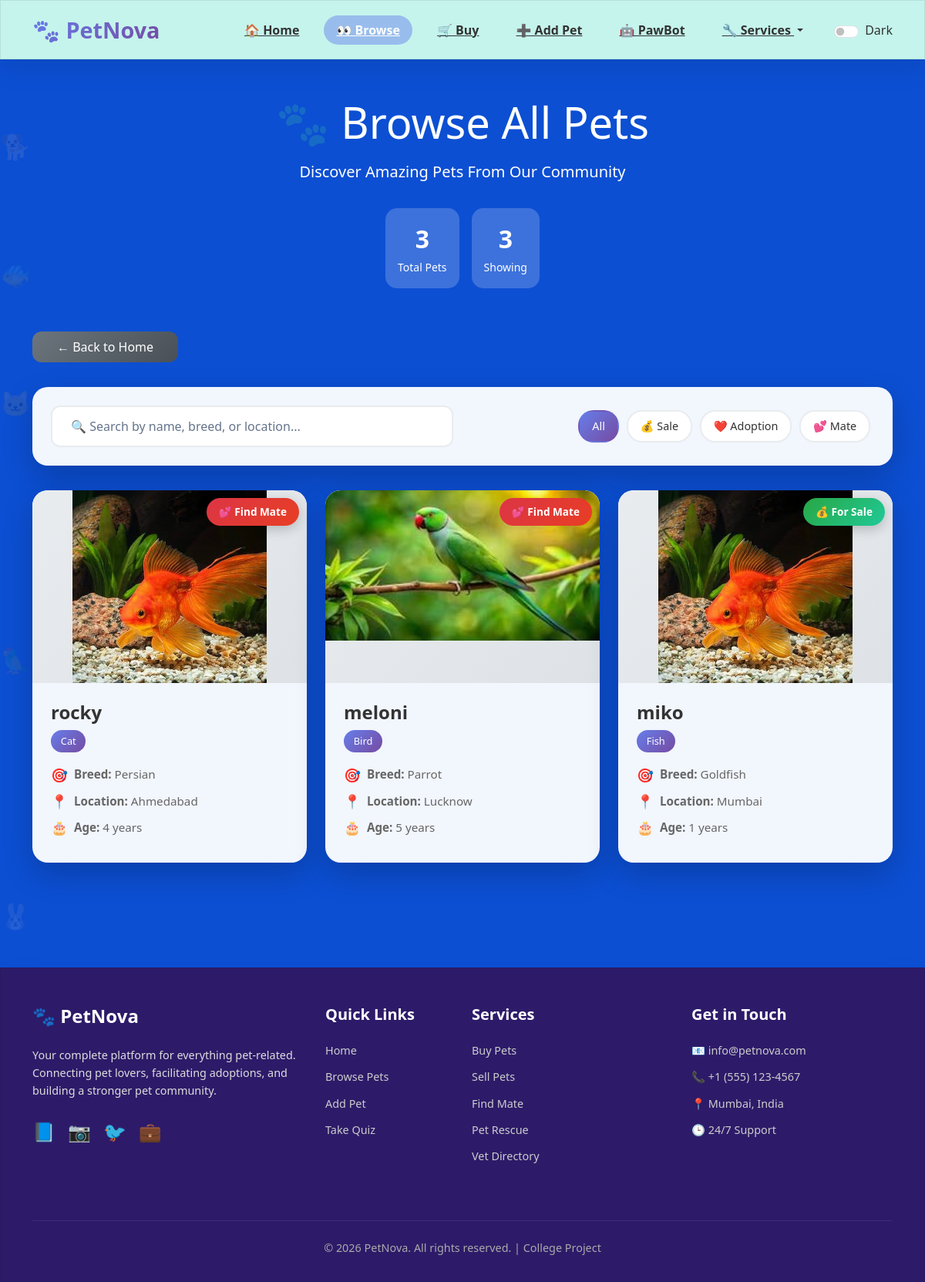
/pets, run on the app's committed database.
### tables this page shows
CREATE TABLE pets (
                id INTEGER PRIMARY KEY AUTOINCREMENT,
                name TEXT, breed TEXT, location TEXT,
                age INTEGER, purpose TEXT, photo TEXT, category TEXT
            , user_id INTEGER, gender TEXT);

### app.py (the view)
@app.route('/pets')
def list_pets():
    with sqlite3.connect("pets.db") as conn:
        pets = conn.execute("SELECT * FROM pets").fetchall()
    return render_template('pets.html', pets=pets)

### app.py (called while the page is built)
@app.context_processor
def inject_user():
    return dict(current_user=current_user)

### templates/pets.html (shortened to what this page needs)
<!DOCTYPE html>
<html>
<head>
    <link rel="stylesheet" href="https://cdn.jsdelivr.net/npm/bootstrap@5.3.0/dist/css/bootstrap.min.css">
    <link rel="stylesheet" href="/static/style.css">
</head>
<body>
    <nav class="navbar navbar-expand-lg navbar-custom">
        <div class="container">
            <a class="navbar-brand-custom" href="/">🐾 PetNova</a>
            <div class="collapse navbar-collapse" id="navbarNav">
                <ul class="navbar-nav ms-auto">
                    <li class="nav-item"><a class="nav-link-custom" href="/">🏠 Home</a></li>
                    <li class="nav-item"><a class="nav-link-custom" href="/pets">👀 Browse</a></li>
                    <li class="nav-item"><a class="nav-link-custom" href="/buy">🛒 Buy</a></li>
                    <li class="nav-item"><a class="nav-link-custom" href="/add">➕ Add Pet</a></li>
                    <li class="nav-item"><a class="nav-link-custom" href="/pawbot">🤖 PawBot</a></li>
                    <li class="nav-item dropdown">
                        <a class="nav-link-custom dropdown-toggle" href="#" id="servicesDropdown"
                           role="button" data-bs-toggle="dropdown" aria-expanded="false">
                            🔧 Services
                        </a>
                    </li>
                    <li class="nav-item ms-3">
                        <div class="form-check form-switch mb-0 d-flex align-items-center">
                            <input class="form-check-input me-2" type="checkbox" id="darkModeToggle">
                            <label class="form-check-label" for="darkModeToggle">Dark</label>
                        </div>
                    </li>
                </ul>
            </div>
        </div>
    </nav>
    <div class="floating-elements">
        <div class="floating-pet" style="top: 10%; animation-delay: 0s;">🐕</div>
        <div class="floating-pet" style="top: 30%; animation-delay: 7s;">🐱</div>
        <div class="floating-pet" style="top: 50%; animation-delay: 14s;">🦜</div>
        <div class="floating-pet" style="top: 70%; animation-delay: 21s;">🐰</div>
        <div class="floating-pet" style="top: 20%; animation-delay: 5s;">🐠</div>
    </div>
    <div class="hero-section">
        <div class="container">
            <h1 class="display-4 mb-3">🐾 Browse All Pets</h1>
            <p class="lead">Discover Amazing Pets From Our Community</p>
            <div class="d-flex justify-content-center flex-wrap mt-4">
                <div class="stats-badge">
                    <span class="stats-number" id="totalPets">0</span>
                    <small>Total Pets</small>
                </div>
                <div class="stats-badge">
                    <span class="stats-number" id="visiblePets">0</span>
                    <small>Showing</small>
                </div>
            </div>
        </div>
    </div>
    <div class="container pb-5">
        <a href="/" class="btn-back">← Back to Home</a>
        <div class="filter-section">
            <div class="row align-items-center">
                <div class="col-md-6 mb-3 mb-md-0">
                    <input type="text" class="search-box" id="searchInput" placeholder="🔍 Search by name, breed, or location...">
                </div>
                <div class="col-md-6">
                    <div class="d-flex flex-wrap justify-content-md-end">
                        <button class="filter-btn active" data-filter="all">All</button>
                        <button class="filter-btn" data-filter="Sale">💰 Sale</button>
                        <button class="filter-btn" data-filter="Adoption">❤️ Adoption</button>
                        <button class="filter-btn" data-filter="Mate">💕 Mate</button>
                    </div>
                </div>
            </div>
        </div>
        <div class="row" id="petGrid">
            {% for pet in pets %}
            <div class="col-lg-4 col-md-6 mb-4 pet-item fade-in"
                 data-name="{{ pet[1] }}"
                 data-breed="{{ pet[2] }}"
                 data-location="{{ pet[3] }}"
                 data-purpose="{{ pet[5] }}"
                 data-category="{{ pet[7] if pet|length > 7 else 'N/A' }}">
                <div class="pet-card">
                    <div class="pet-image-container">
                        {% if pet[6] %}
                            <img src="{{ url_for('static', filename='uploads/' ~ pet[6]) }}" class="pet-image" alt="{{ pet[1] }}">
                        {% endif %}
                        {% if pet[5] == 'Sale' %}<div class="pet-badge badge-sale">💰 For Sale</div>
                        {% elif pet[5] == 'Adoption' %}<div class="pet-badge badge-adoption">❤️ Adoption</div>
                        {% elif pet[5] == 'Mate' %}<div class="pet-badge badge-mate">💕 Find Mate</div>
                        {% endif %}
                    </div>
                    <div class="pet-content">
                        <h4 class="pet-name">{{ pet[1] }}</h4>
                        <span class="pet-category">{{ pet[7] if pet|length > 7 else 'N/A' }}</span>
                        <div class="pet-info"><span class="pet-info-icon">🎯</span><span><strong>Breed:</strong> {{ pet[2] }}</span></div>
                        <div class="pet-info"><span class="pet-info-icon">📍</span><span><strong>Location:</strong> {{ pet[3] }}</span></div>
                        <div class="pet-info"><span class="pet-info-icon">🎂</span><span><strong>Age:</strong> {{ pet[4] }} years</span></div>
                    </div>
                </div>
            </div>
            {% endfor %}
        </div>
    </div>
    <footer class="footer-custom">
        <div class="container">
            <div class="row">
                <div class="col-lg-4 col-md-6 mb-4">
                    <h4 class="footer-heading">🐾 PetNova</h4>
                    <p class="footer-text">Your complete platform for everything pet-related. Connecting pet lovers, facilitating adoptions, and building a stronger pet community.</p>
                    <div class="social-links">
                        <a href="#" class="social-link">📘</a>
                        <a href="#" class="social-link">📷</a>
                        <a href="#" class="social-link">🐦</a>
                        <a href="#" class="social-link">💼</a>
                    </div>
                </div>
                <div class="col-lg-2 col-md-6 mb-4">
                    <h5 class="footer-heading">Quick Links</h5>
                    <ul class="footer-links">
                        <li><a href="/">Home</a></li>
                        <li><a href="/pets">Browse Pets</a></li>
                        <li><a href="/add">Add Pet</a></li>
                        <li><a href="/quiz">Take Quiz</a></li>
                    </ul>
                </div>
                <div class="col-lg-3 col-md-6 mb-4">
                    <h5 class="footer-heading">Services</h5>
                    <ul class="footer-links">
                        <li><a href="/buy">Buy Pets</a></li>
                        <li><a href="/sell">Sell Pets</a></li>
                        <li><a href="/mate">Find Mate</a></li>
                        <li><a href="/rescue">Pet Rescue</a></li>
                        <li><a href="/vet">Vet Directory</a></li>
                    </ul>
                </div>
                <div class="col-lg-3 col-md-6 mb-4">
                    <h5 class="footer-heading">Get in Touch</h5>
                    <ul class="footer-links">
                        <li><a href="#">📧 info@petnova.com</a></li>
                        <li><a href="#">📞 +1 (555) 123-4567</a></li>
                        <li><a href="#">📍 Mumbai, India</a></li>
                        <li><a href="#">🕒 24/7 Support</a></li>
                    </ul>
                </div>
            </div>
            <div class="footer-bottom">
                <p>&copy; 2026 PetNova. All rights reserved. | College Project</p>
            </div>
        </div>
    </footer>
</body>
</html>

### static/style.css (style rules this page uses)
:root { --bg: #0c4fd3; --surface: #c5f4ec; --surface-alt: #f8f9fc; --text: #2a2d32; --text-muted: #65748b; --border: rgba(0,0,0,0.08); --brand-bg: linear-gradient(135deg, #667eea 0%, #764ba2 100%); --card-bg: rgba(255, 255, 255, 0.94); --card-border: rgba(102, 126, 234, 0.3); --accent: #6f42c1; }
body { font-family: 'Segoe UI', Tahoma, Geneva, Verdana, sans-serif !important; background: var(--bg) !important; color: var(--text) !important; transition: background 0.25s ease, color 0.25s ease; }
header, .navbar, .footer-custom, .service-card, .form-card, .form-container, .form-section, .card, .pet-care-card { background: var(--surface) !important; color: var(--text) !important; border: 1px solid var(--border) !important; box-shadow: 0 15px 32px rgba(0,0,0,0.08) !important; }
.navbar-custom { background: rgba(255, 255, 255, 0.9); }
.navbar-brand-custom, .nav-link-custom, .footer-heading, .service-title, .form-label, .tips-title, .card-title, .card-text { color: var(--text); }
.nav-link-custom { color: var(--text-muted) !important; }
.nav-link-custom:hover, .nav-link-custom.active { color: #fff !important; background: rgba(95, 123, 235, 0.45) !important; }
::placeholder { color: var(--text-muted) !important; }
.footer-custom { font-size: 0.9rem; }

### data on the page
pets: photo (picture), purpose "💕 Find Mate", name "rocky", category "Cat", breed "Persian", location "Ahmedabad", age "4"
pets: photo (picture), purpose "💕 Find Mate", name "meloni", category "Bird", breed "Parrot", location "Lucknow", age "5"
pets: photo (picture), purpose "💰 For Sale", name "miko", category "Fish", breed "Goldfish", location "Mumbai", age "1"
